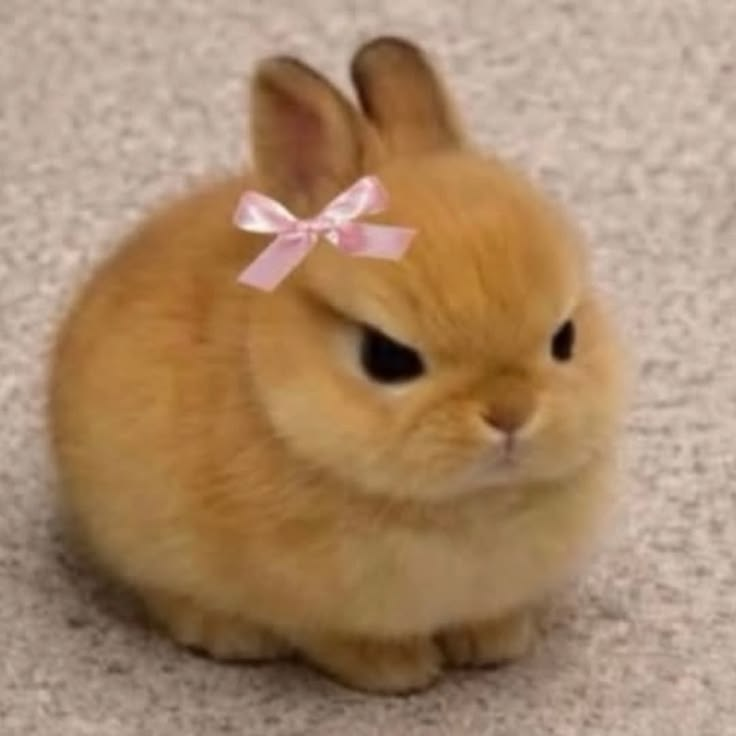
#> input picture banco_imagenes/CONEJOS/CONEJO 1.jpeg, 736 x 736 px; its folder holds 2 pictures in this run
$ python Reconocimiento.py
#> lines starting #> are read from the running program, lines starting #| are printed output that depends on the picture; after the words box and inside, x2 and y2 are one past the last pixel; in counts of white or black regions, pixels touching at a corner belong together
import cv2
import numpy as np
import os

from sklearn.model_selection import train_test_split
from sklearn.neighbors import KNeighborsClassifier
from sklearn.svm import SVC
from sklearn.ensemble import RandomForestClassifier
from sklearn.metrics import accuracy_score

ruta = "banco_imagenes"

imagenes = []
etiquetas = []

print("Cargando banco de imagenes...")

for categoria in os.listdir(ruta):
    carpeta = os.path.join(ruta, categoria)

    if os.path.isdir(carpeta):
        for archivo in os.listdir(carpeta):
            camino = os.path.join(carpeta, archivo)

            imagen = cv2.imread(camino)
#> imagen is the input picture: shape (736, 736, 3); mean B, G, R 107.4, 136.9, 167.7

            if imagen is not None:
                imagen = cv2.resize(imagen, (64, 64))
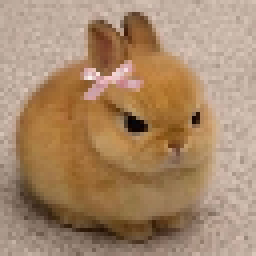
#> imagen: shape (64, 64, 3) (shown 4 times larger); mean B, G, R 107.3, 136.8, 167.7
                gris = cv2.cvtColor(imagen, cv2.COLOR_BGR2GRAY)
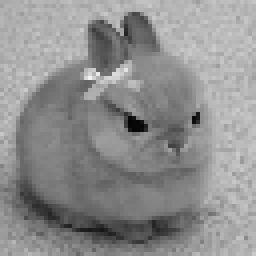
#> gris: shape (64, 64) (shown 4 times larger); min 3, max 242, mean 142.7

                caracteristicas = gris.flatten()
#> caracteristicas = 4096 values, max 242 at index 1238, min 3 at index 1952, mean 142.7

                imagenes.append(caracteristicas)
                etiquetas.append(categoria)
#> pass 2 of the loop `for categoria in os.listdir(ruta):`:
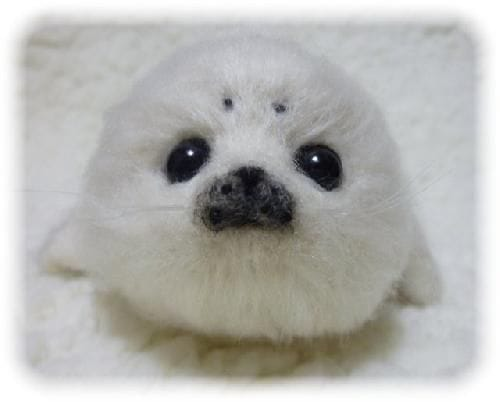
#> input picture banco_imagenes/FOCAS/FOCA 1.jpeg, 500 x 402 px
#> imagen is the input picture: shape (402, 500, 3); mean B, G, R 176.3, 179.6, 179.9
#> `imagen = cv2.resize(imagen, (64, 64))`:
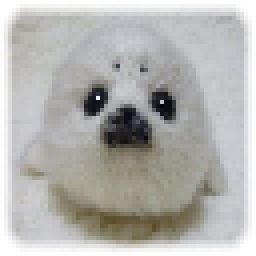
#> imagen: shape (64, 64, 3) (shown 4 times larger); mean B, G, R 176.2, 179.5, 179.7
#> `gris = cv2.cvtColor(imagen, cv2.COLOR_BGR2GRAY)`:
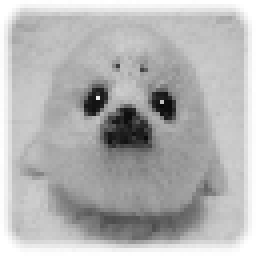
#> gris: shape (64, 64) (shown 4 times larger); min 8, max 255, mean 179.2
#> caracteristicas = 4096 values, max 255 at index 0, min 8 at index 1704, mean 179.2

if len(imagenes) < 3:
    print("No hay suficientes imagenes para entrenar.")
    exit()

X = np.array(imagenes)
y = np.array(etiquetas)

X_entrenamiento, X_prueba, y_entrenamiento, y_prueba = train_test_split(
    X, y, test_size=0.2, random_state=42
)

algoritmos = {
    "KNN": KNeighborsClassifier(n_neighbors=3),
    "SVM": SVC(kernel="linear"),
    "Random Forest": RandomForestClassifier(
        n_estimators=100, random_state=42
    )
}

print("\nEntrenando algoritmos...")

for nombre, modelo in algoritmos.items():
    modelo.fit(X_entrenamiento, y_entrenamiento)

    predicciones = modelo.predict(X_prueba)
    precision = accuracy_score(y_prueba, predicciones)

    print(nombre, "Precision:", round(precision * 100, 2), "%")

print("\nSelecciona una imagen para reconocer.")

ruta_imagen = input("Escribe la ruta de la imagen: ")
#> the answer given: banco_imagenes/CONEJOS/CONEJO 1.jpeg

imagen = cv2.imread(ruta_imagen)

if imagen is None:
    print("No se pudo abrir la imagen. Revisa la ruta.")
    exit()

imagen_procesada = cv2.resize(imagen, (64, 64))
gris = cv2.cvtColor(imagen_procesada, cv2.COLOR_BGR2GRAY)

caracteristicas = gris.flatten().reshape(1, -1)

resultados = []

for nombre, modelo in algoritmos.items():
    resultado = modelo.predict(caracteristicas)[0]

    resultados.append(nombre + ": " + resultado)

    print(nombre, "reconoce:", resultado)
#> this loop made 3 passes
#> resultado on passes 1 to 3: 'FOCAS', 'CONEJOS', 'CONEJOS'
#| KNN reconoce: FOCAS
#| SVM reconoce: CONEJOS
#| Random Forest reconoce: CONEJOS
#> after the loop, resultados = ['KNN: FOCAS', 'SVM: CONEJOS', 'Random Forest: CONEJOS']

# Preparar imagen para mostrar

alto, ancho = imagen.shape[:2]
#> alto = 736; ancho = 736

escala = min(900 / ancho, 650 / alto, 1)
#> escala = 0.883

imagen_mostrar = cv2.resize(
    imagen,
    (int(ancho * escala), int(alto * escala))
)

# Agregar resultados sobre la imagen

cv2.rectangle(
    imagen_mostrar,
    (0, 0),
    (imagen_mostrar.shape[1], 115),
    (0, 0, 0),
    -1
)
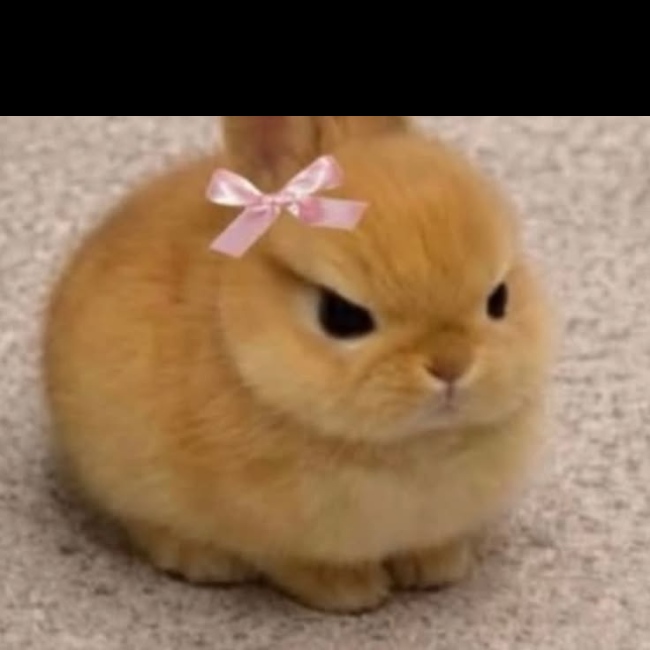
#> imagen_mostrar: shape (650, 650, 3); mean B, G, R 81.3, 107.8, 134.6

for i, texto in enumerate(resultados):
    cv2.putText(
        imagen_mostrar,
        texto,
        (15, 30 + i * 35),
        cv2.FONT_HERSHEY_SIMPLEX,
        0.7,
        (0, 255, 0),
        2
    )
#> this loop made 3 passes
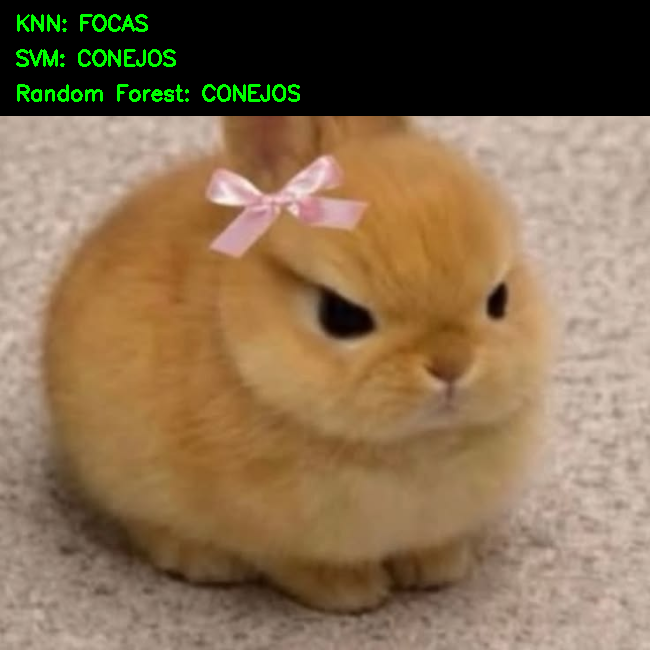
#> imagen_mostrar: shape (650, 650, 3); 1.01% of pixels changed, all inside (x1, y1, x2, y2) = (16, 14, 300, 102)

cv2.imshow("RECONOCIMIENTO DE IMAGENES", imagen_mostrar)

print("\nPresiona cualquier tecla sobre la ventana para cerrar.")

cv2.waitKey(0)
cv2.destroyAllWindows()
